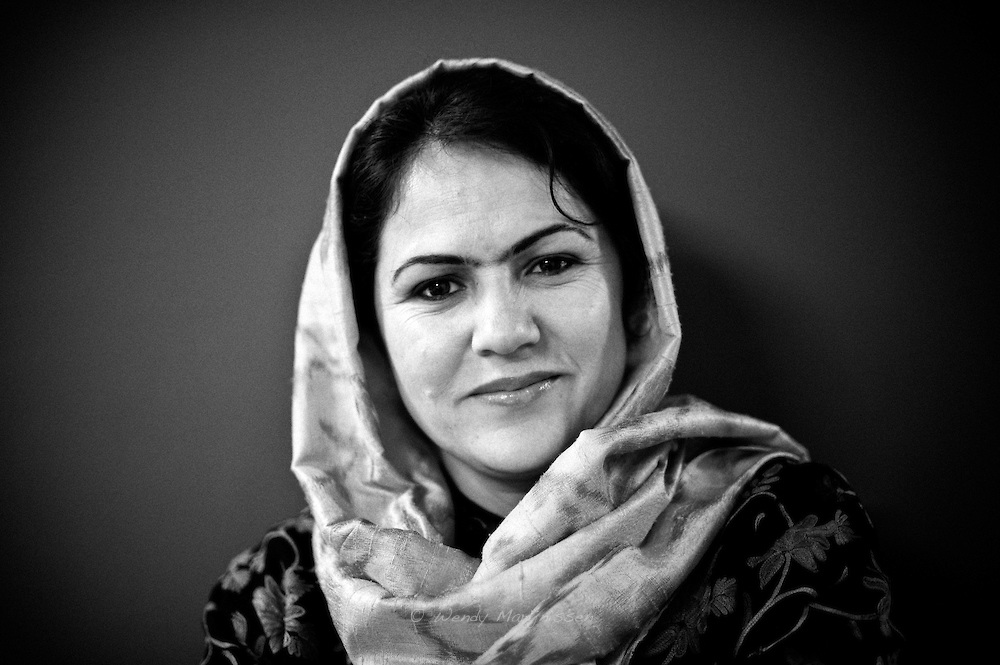
#> input picture Images/fawzia.jpg, 1000 x 665 px, given in place of the camera
$ python Real_time_Face_blur.py
#> lines starting #> are read from the running program, lines starting #| are printed output that depends on the picture; after the words box and inside, x2 and y2 are one past the last pixel; in counts of white or black regions, pixels touching at a corner belong together
import cv2
import numpy as np
import matplotlib.pyplot as plt

# Loading the Haar cascades Classifier
face_cascade = cv2.CascadeClassifier('/home/akg/Desktop/Udemy/Module_1_Face_Recognition/haarcascade_frontalface_default.xml')
eyes_cascade = cv2.CascadeClassifier('/home/akg/Desktop/Udemy/Module_1_Face_Recognition/haarcascade_eye.xml')

def detect(gray,frame):
    """
	Detects the face and eyes in a frame
    Argument:
	gray -- a grayscale image of the frame
	frame -- the original frame from the webcam
	Returns:
	frame_face -- The detected image of the face
    frame_eyes -- The detected image of the eyes
	"""
    faces = face_cascade.detectMultiScale(gray, 1.3, 5)
    for (x,y,w,h) in faces:
        # Drawing the rectangle --> frame, top-left co-ordinate, bottom-right co-ordinate, Color, Thickness
        roi_color = frame[y:y+h,x:x+w]
        kernel = np.ones((50,50),np.float32)/2500
        dst = cv2.filter2D(roi_color,-1,kernel)
        for j in range(h):
            for i in range(w):
                frame[j+y,i+x]=dst[j,i]

    return frame

# Capturing frames from the webcam ---> Using video_capture class from opencv 0--for webcam 1--for external camera
video_capture = cv2.VideoCapture(0)
count = 0
#Repeats infinitely
while True:
    # The we won't get the first element if we use the underscore(_)
    # The read method outputs two elements--> second one is the last frame
    _,frame = video_capture.read()
#> frame is the input picture: shape (665, 1000, 3); min 0, max 255, mean 67.4
    gray = cv2.cvtColor(frame, cv2.COLOR_BGR2GRAY)
    canvas = detect(gray,frame)
#> in detect, `faces = face_cascade.detectMultiScale(gray, 1.3, 5)`: faces = [[345, 151, 315, 315]]
#> the loop in detect, `for (x,y,w,h) in faces:` made 1 pass
#> pass 1, in detect, `roi_color = frame[y:y+h,x:x+w]`:
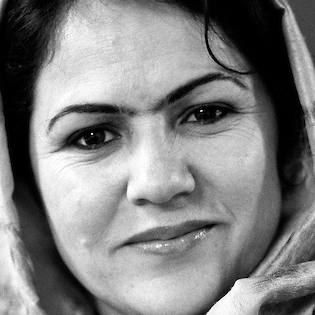
#> roi_color: shape (315, 315, 3); min 0, max 255, mean 128.7
#> pass 1, in detect, `dst = cv2.filter2D(roi_color,-1,kernel)`:
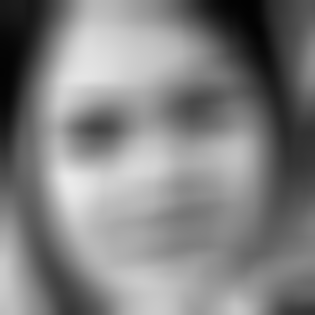
#> dst: shape (315, 315, 3); min 2, max 234, mean 128.6
#> after the loop in detect, `for (x,y,w,h) in faces:`:
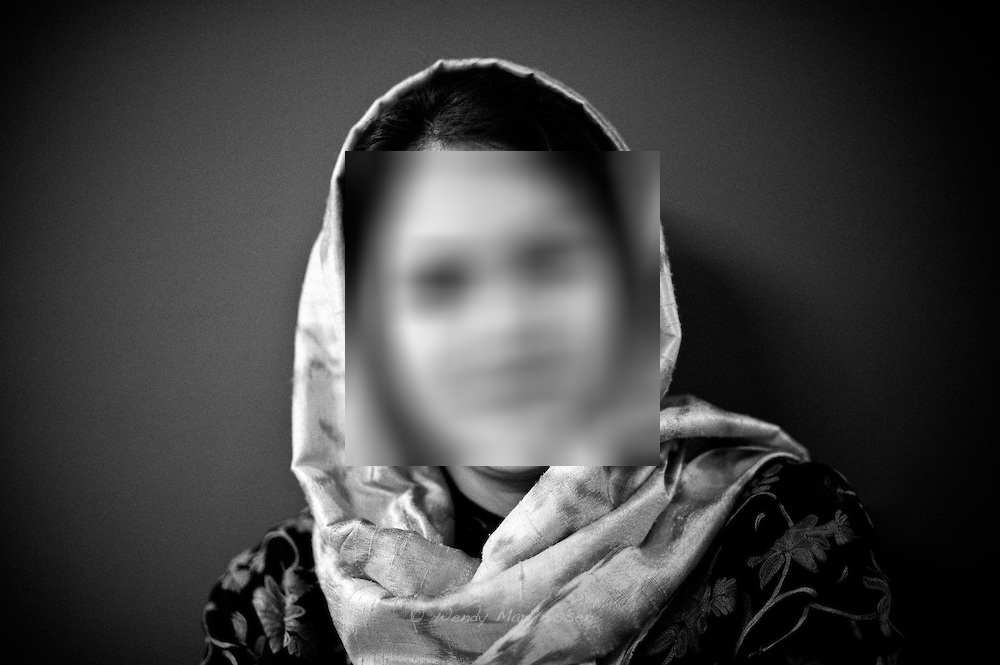
#> frame: shape (665, 1000, 3); 14.77% of pixels changed, all inside (x1, y1, x2, y2) = (345, 151, 660, 466)
    cv2.imshow('Video',canvas)
    cv2.imwrite("frame%d.jpg" % count, canvas)
    count = count + 1
    # if we press q the face detection stops
    if cv2.waitKey(1) & 0xFF == ord('q'):
#> (key q is pressed here)
        break
video_capture.release()
cv2.destroyAllWindows()

$ run again, on Images/gus.jpg
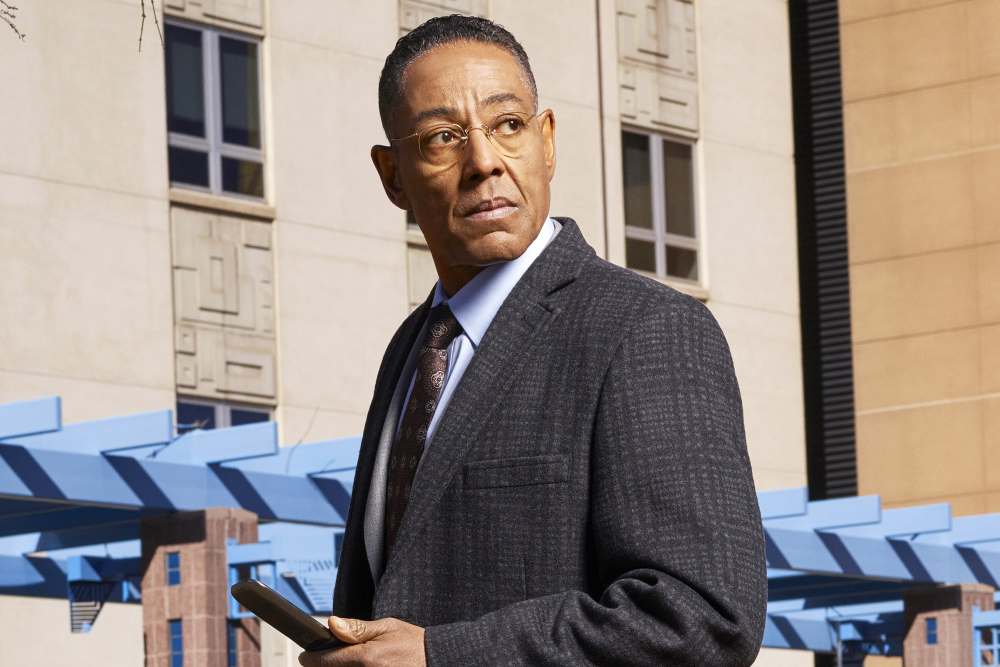
#> input picture Images/gus.jpg, 2000 x 1334 px, given in place of the camera (shown at 1/2 size)
#> frame is the input picture: shape (1334, 2000, 3); mean B, G, R 132.4, 137.3, 147.3
#> `gray = cv2.cvtColor(frame, cv2.COLOR_BGR2GRAY)`:
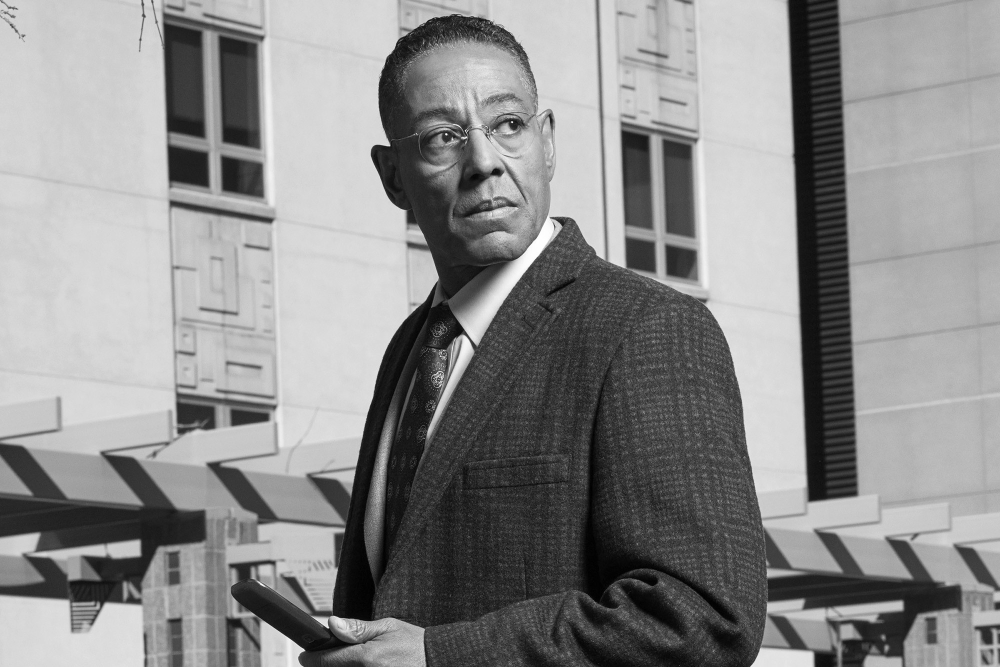
#> gray: shape (1334, 2000) (shown at 1/2 size); min 0, max 255, mean 139.7
#> faces = [[773, 98, 380, 380]]
#> the loop in detect, `for (x,y,w,h) in faces:` made 1 pass
#> after the loop in detect, `for (x,y,w,h) in faces:`:
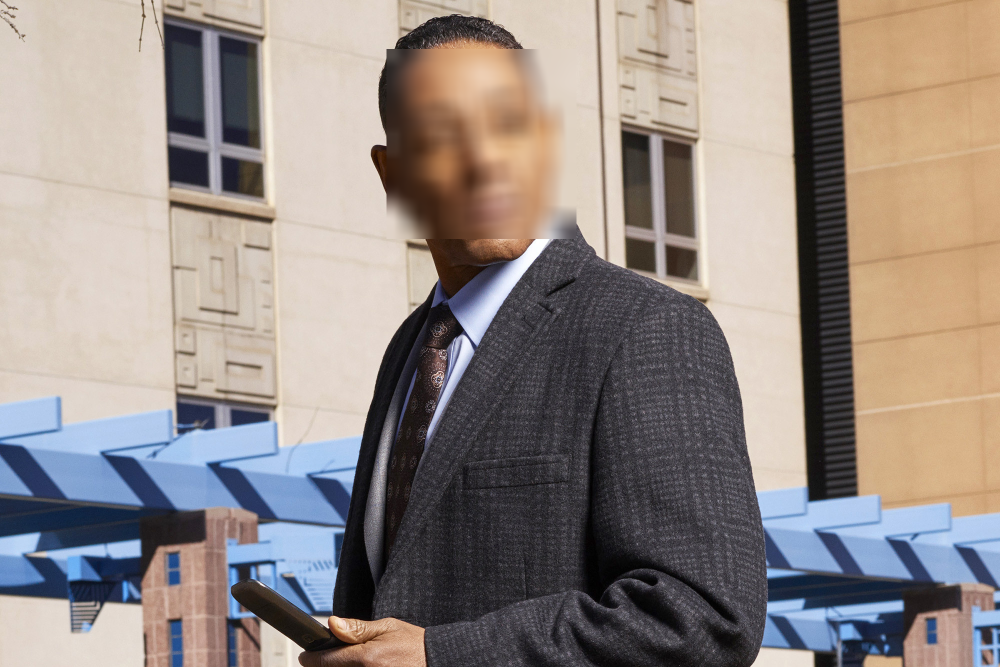
#> frame: shape (1334, 2000, 3) (shown at 1/2 size); 5.38% of pixels changed, all inside (x1, y1, x2, y2) = (773, 98, 1153, 478)

$ run again, on Images/james.jpg
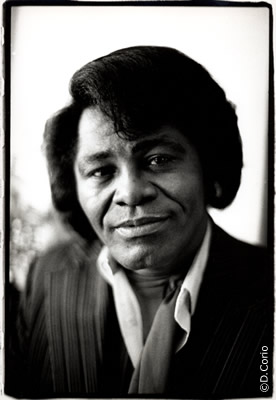
#> input picture Images/james.jpg, 276 x 400 px, given in place of the camera
#> frame is the input picture: shape (400, 276, 3); mean B, G, R 98.9, 100.6, 101.4
#> faces = [[55, 110, 146, 146]]
#> the loop in detect, `for (x,y,w,h) in faces:` made 1 pass
#> pass 1, in detect, `dst = cv2.filter2D(roi_color,-1,kernel)`:
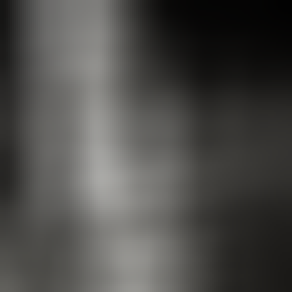
#> dst: shape (146, 146, 3) (shown 2 times larger); mean B, G, R 73.3, 75.6, 76.4
#> after the loop in detect, `for (x,y,w,h) in faces:`:
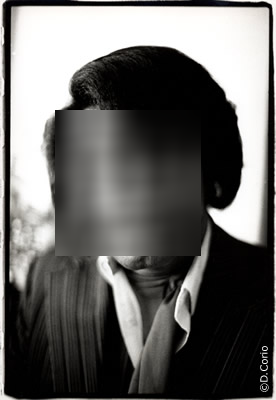
#> frame: shape (400, 276, 3); 19.25% of pixels changed, all inside (x1, y1, x2, y2) = (55, 110, 201, 256)

$ run again, on Images/obamas4.jpg
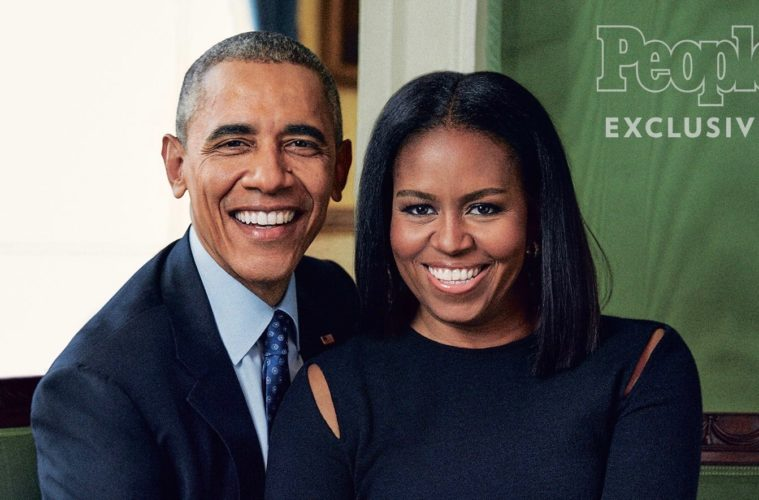
#> input picture Images/obamas4.jpg, 759 x 500 px, given in place of the camera
#> frame is the input picture: shape (500, 759, 3); mean B, G, R 93, 96.5, 97.5
#> faces = [[368, 142, 164, 164], [180, 71, 178, 178]]
#> the loop in detect, `for (x,y,w,h) in faces:` made 2 passes
#> pass 1, in detect, `dst = cv2.filter2D(roi_color,-1,kernel)`:
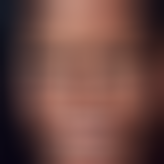
#> dst: shape (164, 164, 3); mean B, G, R 66.1, 72.4, 109
#> after the loop in detect, `for (x,y,w,h) in faces:`:
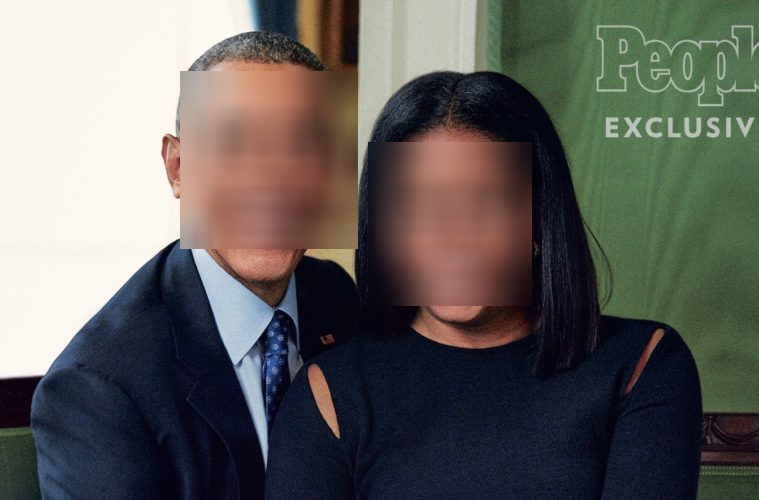
#> frame: shape (500, 759, 3); 15.43% of pixels changed, all inside (x1, y1, x2, y2) = (180, 71, 532, 306)
